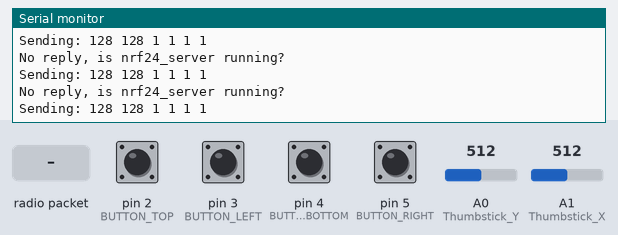
A sketch run on a simulated Arduino Leonardo, built for the host (arithmetic inside an expression is 32-bit, double 64-bit). Shown: the last lines printed to the serial monitor. The inputs (shaded band) are chosen by the test bench; at power-on: pin 2 (BUTTON_TOP), pin 3 (BUTTON_LEFT), pin 4 (BUTTON_BOTTOM), pin 5 (BUTTON_RIGHT) HIGH, A0 (Thumbstick_Y) = 512, A1 (Thumbstick_X) = 512. No radio packets arrive unless stated.

Above: at 6.2 s.
6.3 s: radio packet "1" arrives
7.8 s: A0 (Thumbstick_Y) set to 716
At 7.95 s:
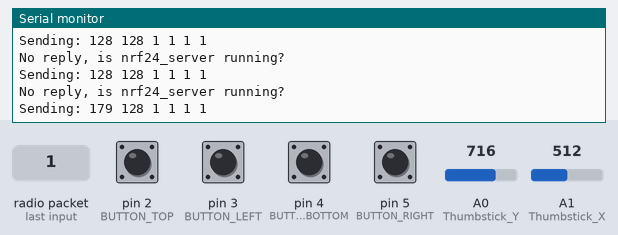
9.3 s: A1 (Thumbstick_X) set to 716
At 9.41 s:
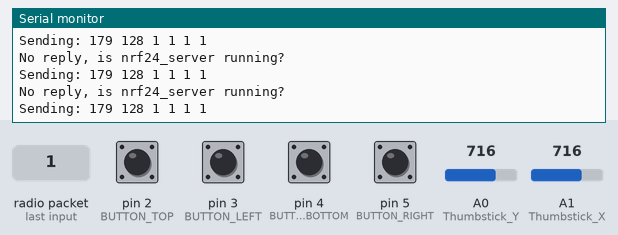
10.8 s: pin 2 (BUTTON_TOP) pulled LOW for 0.15 s
At 11.05 s:
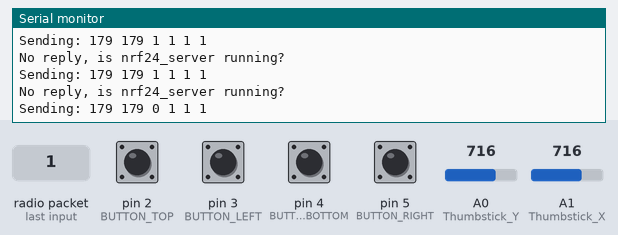
12.4 s: pin 3 (BUTTON_LEFT) pulled LOW for 0.15 s
At 12.68 s:
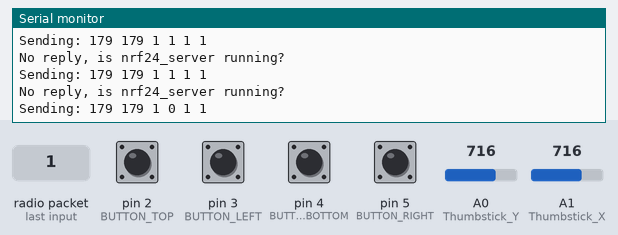
14.0 s: pin 4 (BUTTON_BOTTOM) pulled LOW for 0.15 s
At 14.14 s:
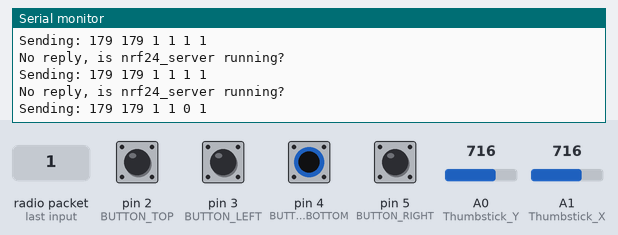

Measured:
- after the input at 7.8 s, the serial monitor: prints a new line at once (image 1)
- after the input at 10.8 s, the serial monitor: prints a new line after 0.11 s (image 3)
- after the input at 12.4 s, the serial monitor: prints a new line after 0.15 s (image 4)
- after the input at 14.0 s, the serial monitor: prints a new line at once (image 5)

The sketch:

rit_first_controller.ino
```cpp
/**
 * rit_first_controller.ino
 *
 * A controller for the robots in the RIT FIRST ImagineRIT project
 *
 * @author Connor Henley, @thatging3rkid
 * @author Gregory Goh, @ShinyTeeth
 */
#include <SPI.h>
#include <RH_NRF24.h>

#define BUTTON_TOP    2
#define BUTTON_LEFT   3
#define BUTTON_BOTTOM 4
#define BUTTON_RIGHT  5

RH_NRF24 nrf24;

void setup() {
  Serial.begin(9600);
  while (!Serial)
    ; // wait for serial port to connect. Needed for Leonardo only
  if (!nrf24.init())
    Serial.println("init failed");
  // Defaults after init are 2.402 GHz (channel 2), 2Mbps, 0dBm
  if (!nrf24.setChannel(2))
    Serial.println("setChannel failed");
  if (!nrf24.setRF(RH_NRF24::DataRate2Mbps, RH_NRF24::TransmitPower0dBm))
    Serial.println("setRF failed");

  // Button initalization
  pinMode(BUTTON_TOP, INPUT_PULLUP);
  pinMode(BUTTON_LEFT, INPUT_PULLUP);
  pinMode(BUTTON_BOTTOM, INPUT_PULLUP);
  pinMode(BUTTON_RIGHT, INPUT_PULLUP);

  // Thumbstick initalization
  pinMode(A0, INPUT);         // Thumbstick Y (front/back)
  pinMode(A1, INPUT);         // Thumbstick X (left/right)

  // Loop for the specified milliseconds, waiting for address preset input
  addressPresetLoop(5000);
}

void loop() {

  // read input and build data array
  uint8_t data[] = {((analogRead(A0)) / 4), ((analogRead(A1)) / 4), digitalRead(2), digitalRead(3), digitalRead(4), digitalRead(5)};
  nrf24.send(data, sizeof(data));   // send data to the network address

  // Write data to serial
  Serial.print("Sending: ");
  Serial.print(data[0]);
  Serial.print(" ");
  Serial.print(data[1]);
  Serial.print(" ");
  Serial.print(data[2]);
  Serial.print(" ");
  Serial.print(data[3]);
  Serial.print(" ");
  Serial.print(data[4]);
  Serial.print(" ");
  Serial.print(data[5]);
  Serial.print("\n");


  nrf24.waitPacketSent();
  // Now wait for a reply
  uint8_t buf[RH_NRF24_MAX_MESSAGE_LEN];
  uint8_t len = sizeof(buf);

  if (nrf24.waitAvailableTimeout(100))
  {
    // Should be a reply message for us now
    if (nrf24.recv(buf, &len))
    {
      Serial.print("got reply: ");
      Serial.println((char*)buf);
    }
    else
    {
      Serial.println("recv failed");
    }
  }
  else
  {
    Serial.println("No reply, is nrf24_server running?");
  }
  delay(20);
}

/**
 * This method starts a loop that listens for button input that
 * decides what network address preset to use.
 * Uses default network address upon timeout.
 *
 * @param interval the time in milliseconds to loop and wait for input
 */
void addressPresetLoop (unsigned long interval) {
  unsigned long previousTime = millis();  // start a timer
  uint8_t addr_end = (uint8_t) 0xf0;

  // keep listening for input to decide which address preset to use
  while ((millis() - previousTime) < interval) {
    if (!digitalRead(BUTTON_TOP))    addr_end = (uint8_t) 0xf0;
    if (!digitalRead(BUTTON_LEFT))   addr_end = (uint8_t) 0xf1;
    if (!digitalRead(BUTTON_BOTTOM)) addr_end = (uint8_t) 0xf2;
    if (!digitalRead(BUTTON_RIGHT))  addr_end = (uint8_t) 0xf3;
  }

  uint8_t * address = malloc(sizeof(uint8_t) * 4);
  address[0] = (uint8_t) 0xe7;
  address[1] = (uint8_t) 0xe7;
  address[2] = (uint8_t) 0xe7;
  address[3] = addr_end;

  // Set address
  nrf24.setNetworkAddress(address ,4);
}
```
